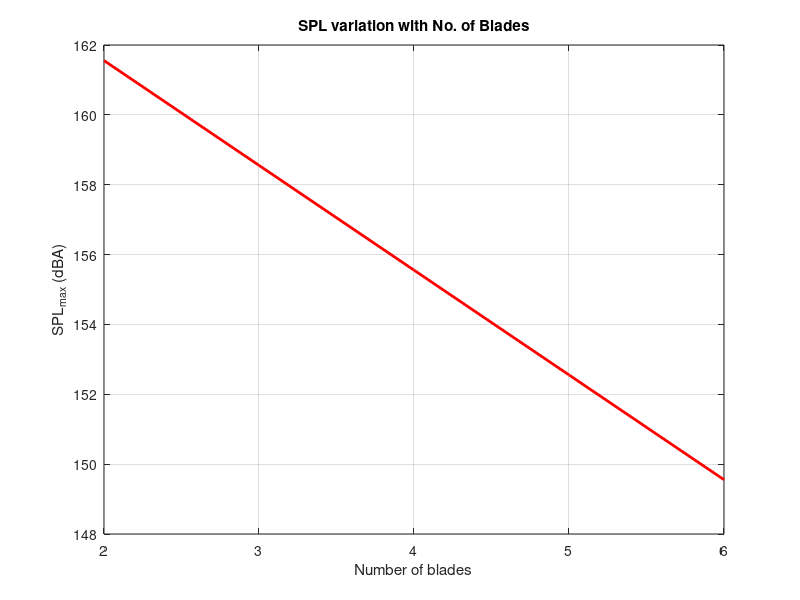
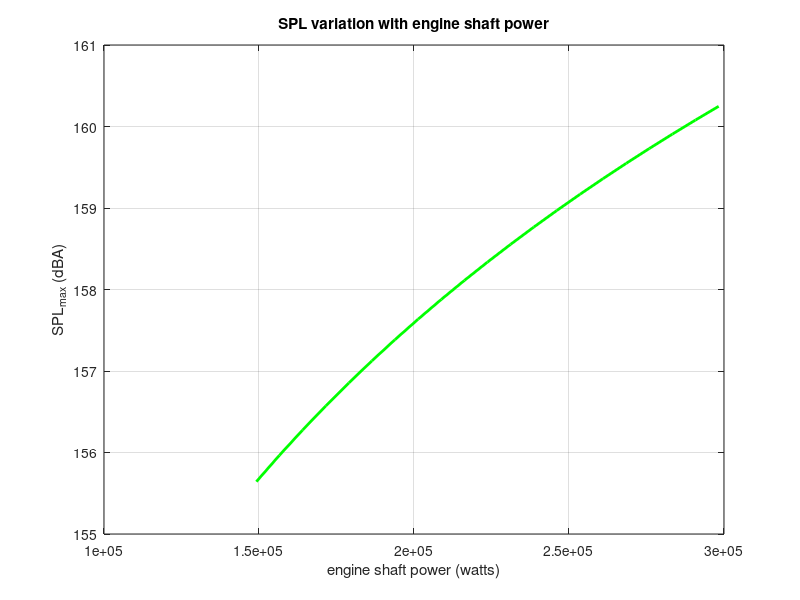
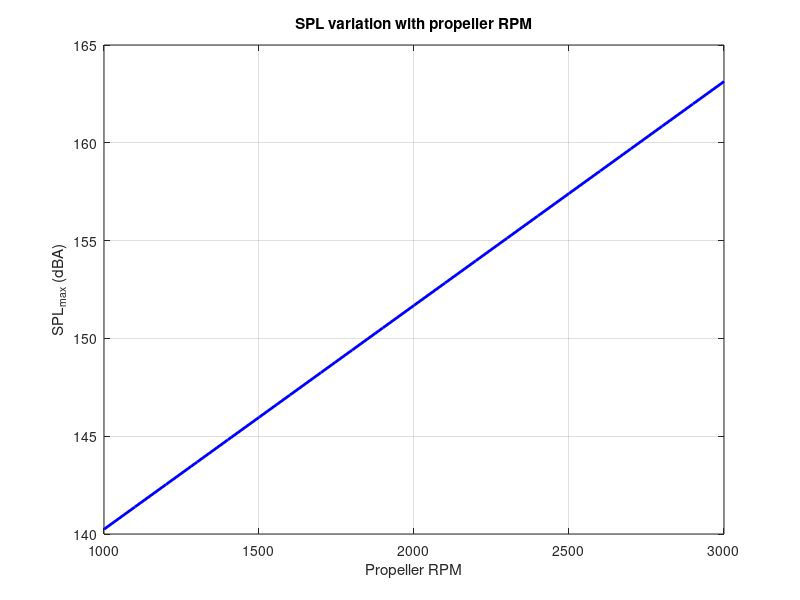
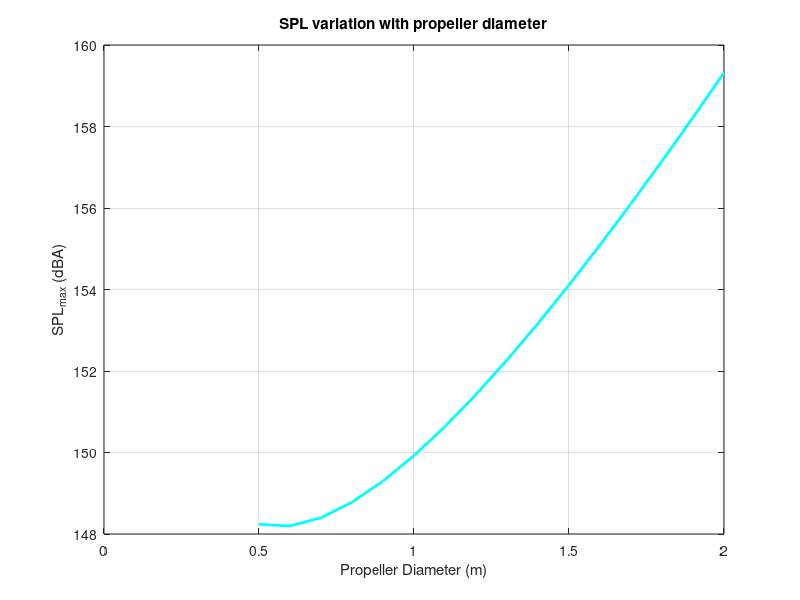

Recreate these plots in MATLAB, in order.
clc;clear;close all
%For this code, let us use the data from Chapter 14 examples of Gudmundson
%The model has been taken from Ref 18 - "Elements of aviation Acoustics"
%Starting with the piston engine noise:
n = 2600;%engine rotational speed in RPM
N = 4;%number of cylinders
f_c = n/120;%cylinder firing frequency
f_e = (N*n)/120;%exhaust firing frequency
% According to Reference 61, the overall A-weighted level of the exhaust noise
% of an unmuffled piston engine at 150 m sideline can be estimated by:
P_br = 310*745.7;%engine shaft power, watts
L_A = 8 + (14*log10(P_br)) %dBA
%Using data in Gudmundson - An airplane is powered by a two-bladed propeller
%whose diameter is 76 inches is driven by a 310 BHP engine

%Then moving on to propeller noise:
% For the prediction of far-field propeller noise, the following expres sion for the
% maximum sound pressure level can be used:
B = 3;%number of blades per propeller
n_p = 2600;%propeller rotational speed (rpm)
D = 1.9304;%propeller diameter (m)
r = 50;%distance from propeller (m)
c = 340;%speed of sound(m/s)
M_t = (pi*D*n_p)/(60*c);%tip mach number
SPL_max = 83.4 + (15.3*log10(P_br)) - (20*log10(D)) + (38.5*M_t) + ...
          (-3*(B - 2)) + (10*log10(N)) - (20*log10(r)) 

%Sensitivity Analysis for the propeller model
%First we will vary each input parameter indvidually to check its impact on
%the sound level while keeping the other inputs constant.

%Sensitivity to Number of Blades
figure(1)
B_set = [2, 3, 4, 5, 6];
SPL_max_B = 83.4 + (15.3.*log10(P_br)) - (20.*log10(D)) + (38.5.*M_t) + ...
          (-3.*(B_set - 2)) + (10.*log10(N)) - (20.*log10(r)) 
plot(B_set,SPL_max_B,'r','LineWidth',2);grid on
xlabel('Number of blades');ylabel('SPL_{max} (dBA)');title('SPL variation with No. of Blades')

%Sensitivity to Engine Horse Power
figure(2)
P_br_set = [200:10:400].*745.7;%watts
SPL_max_P_br = 83.4 + (15.3.*log10(P_br_set)) - (20.*log10(D)) + (38.5.*M_t) + ...
          (-3.*(B - 2)) + (10.*log10(N)) - (20.*log10(r))
plot(P_br_set,SPL_max_P_br,'g','LineWidth',2);grid on
xlabel('engine shaft power (watts)');ylabel('SPL_{max} (dBA)');title('SPL variation with engine shaft power')
      
%Sensitivity to Propeller RPM i.e. tip mach
figure(3)
n_p_set = 1000:100:3000
M_t_set = (pi.*D.*n_p_set)./(60.*c);%tip mach number
SPL_max_n_p = 83.4 + (15.3.*log10(P_br)) - (20.*log10(D)) + (38.5.*M_t_set) + ...
          (-3.*(B - 2)) + (10.*log10(N)) - (20.*log10(r))
plot(n_p_set,SPL_max_n_p,'b','LineWidth',2);grid on
xlabel('Propeller RPM');ylabel('SPL_{max} (dBA)');title('SPL variation with propeller RPM')

%Sensitivity to Propeller Diameter i.e. also affects tip mach
figure(4)
D_set = 0.5:0.1:2;%propeller diameter (m)
M_t_set_2 = (pi.*D_set.*n_p)./(60.*c);%tip mach number
SPL_max_D = 83.4 + (15.3.*log10(P_br)) - (20.*log10(D_set)) + (38.5.*M_t_set_2) + ...
          (-3.*(B - 2)) + (10.*log10(N)) - (20.*log10(r))
plot(D_set,SPL_max_D,'c','LineWidth',2);grid on
xlabel('Propeller Diameter (m)');ylabel('SPL_{max} (dBA)');title('SPL variation with propeller diameter')

%Sensitivity to distance From Propeller
figure(5)
r_set = 0:10:2000;%distance from propeller (m)
SPL_max_r = 83.4 + (15.3.*log10(P_br)) - (20.*log10(D)) + (38.5.*M_t) + ...
          (-3.*(B - 2)) + (10.*log10(N)) - (20.*log10(r_set))
plot(r_set,SPL_max_r,'k','LineWidth',2);grid on
xlabel('distance from propeller (m)');ylabel('SPL_{max} (dBA)');title('SPL variation with distance from propeller')

